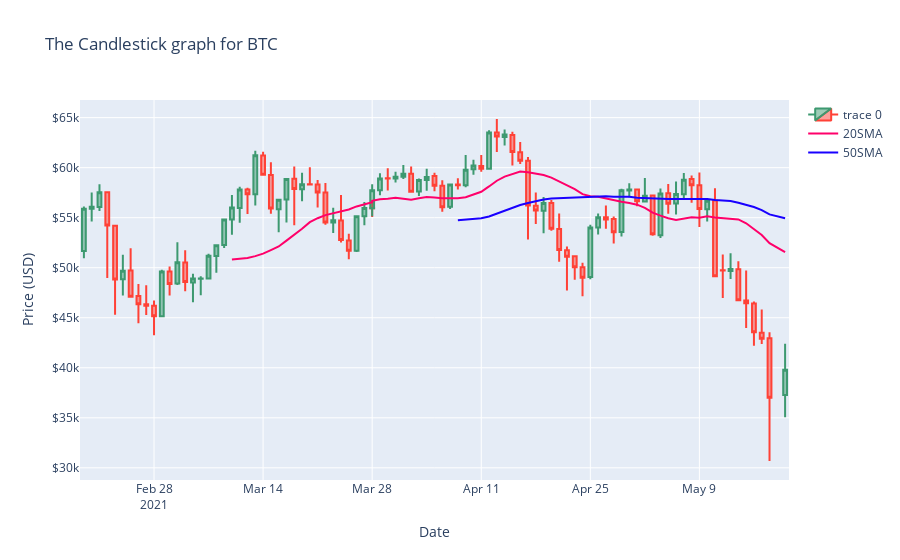

The code cell stored with this chart in its notebook:
### Code cell
## Plotting a candlestick chart for Bitcoin
candlestick_chart(BTC)
